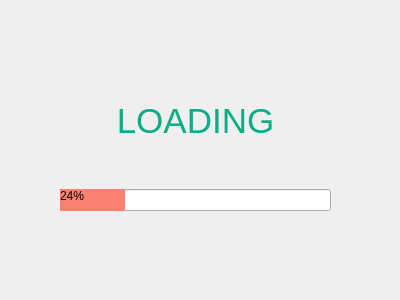
<?xml version="1.0" encoding="UTF-8"?>
<ui version="4.0">
 <class>Form</class>
 <widget class="QWidget" name="Form">
  <property name="geometry">
   <rect>
    <x>0</x>
    <y>0</y>
    <width>400</width>
    <height>300</height>
   </rect>
  </property>
  <property name="windowTitle">
   <string>Form</string>
  </property>
  <widget class="QWidget" name="layoutWidget">
   <property name="geometry">
    <rect>
     <x>60</x>
     <y>60</y>
     <width>271</width>
     <height>151</height>
    </rect>
   </property>
   <layout class="QVBoxLayout" name="verticalLayout">
    <item>
     <widget class="QLabel" name="LOADING">
      <property name="text">
       <string>&lt;html&gt;&lt;head/&gt;&lt;body&gt;&lt;p align=&quot;center&quot;&gt;&lt;span style=&quot; font-size:26pt; color:#0aad84;&quot;&gt;LOADING&lt;/span&gt;&lt;/p&gt;&lt;/body&gt;&lt;/html&gt;</string>
      </property>
     </widget>
    </item>
    <item>
     <widget class="QProgressBar" name="PROGRESS">
      <property name="styleSheet">
       <string notr="true">QProgressBar::chunk{
	background-color:#FA8072;
}</string>
      </property>
      <property name="value">
       <number>24</number>
      </property>
     </widget>
    </item>
   </layout>
  </widget>
 </widget>
 <resources/>
 <connections/>
</ui>
